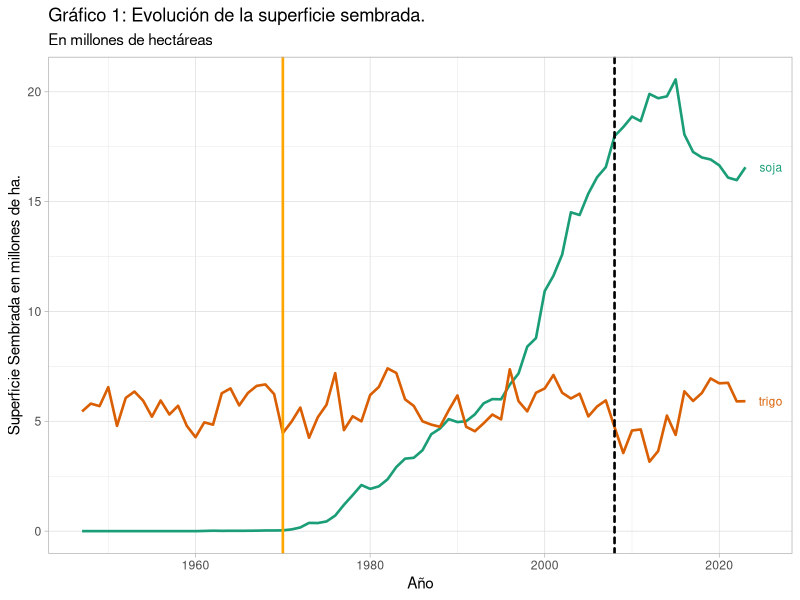
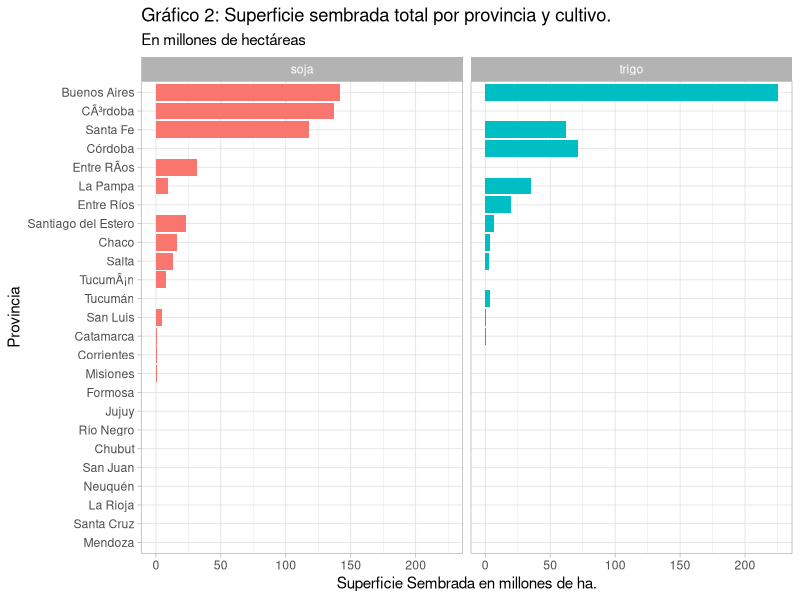

These charts were generated, in order, by the following R code:
## ---- chunk 1
#| message: false
#| warning: false
#| include: false
#| paged-print: false
library(tidyverse)
maiz_serie_1923_2023 <- read_csv("data/maiz-serie-1923-2023.csv", 
                                 col_types = cols(anio = col_integer()), 
                                 locale = locale(encoding = "latin1"))

soja_serie_1941_2023 <- read_csv("data/soja-serie-1941-2023.csv", 
                                 col_types = cols(anio = col_integer()), 
                                 locale = locale(encoding = "latin1"))

trigo_serie_1927_2024 <- read_csv("data/trigo-serie-1927-2024.csv", 
                                  col_types = cols(anio = col_integer()), 
                                  locale = locale(encoding = "latin1"))
# Filtramos 1947 / 2023 para tener todos los cultivos todos los años y poder hacer otros análisis.
datos <- bind_rows(maiz_serie_1923_2023,soja_serie_1941_2023, trigo_serie_1927_2024) |> 
  filter(anio >= 1947 & anio <= 2023)

#Parámetros para todos los ggplots.

theme_set(theme_light())
options(repr.plot.width=15, repr.plot.height=8)

# Evolución de las hectareas sembradas de cada cultivo.

## ---- chunk 2
#| label: grafico 1
#| echo: false
#| message: false
#| warning: false
#| paged-print: false

library(ggrepel)
datos |>
  group_by(anio, cultivo_nombre) |>
  summarise(superficie_sembrada_ha_total = sum(superficie_sembrada_ha)) |>
  ggplot() +
  aes(x = anio, y = superficie_sembrada_ha_total / 1000000, colour = factor(cultivo_nombre)) +
  geom_line(size = 0.9) +
  geom_vline(
    aes(xintercept = 1970, linetype = "Comienzo Siembra directa\nFuente: AAPRESID"),
    lwd = 0.9, lineend = "round", col = "orange"
  ) + # Comienza la siembra directa
  geom_vline(
    aes(xintercept = 2008, linetype = "Conflicto con\nel campo"),
    lwd = 0.9, lineend = "round",
  ) + # Comienza la siembra directa
    labs(x = 'Año', y = 'Superficie Sembrada en millones de ha.', color = "Cultivos", title = "Gráfico 1: Evolución de la superficie sembrada.", subtitle = "En millones de hectáreas") +
  scale_colour_brewer(palette = "Dark2") +
  geom_text_repel(
    data = \(d) d |>
      group_by(cultivo_nombre) |>
      filter(anio == max(anio)),
    aes(label = cultivo_nombre),
    nudge_x = 1.5, # desplaza un poco a la derecha del último punto
    direction = "y",
    hjust = 0,
    segment.color = NA, # sin líneas de unión
    size = 3
  ) + # nombre al final de las lineas
  theme(legend.position = "none")



## ---- chunk 3
#| echo: false
#| message: false
#| warning: false
#| paged-print: false

# Producción por Provincia.

datos |> 
  group_by(provincia_nombre, cultivo_nombre) |> 
  summarise(superficie_sembrada_ha = sum(superficie_sembrada_ha)) |> 
  ggplot() +
    aes(x = superficie_sembrada_ha / 1000000, 
        y = reorder(provincia_nombre, superficie_sembrada_ha),
        fill = cultivo_nombre) +
    geom_bar(stat='identity') + 
    facet_wrap(~ cultivo_nombre) +
    labs(y = 'Provincia', x = 'Superficie Sembrada en millones de ha.', color = "Cultivos", title = "Gráfico 2: Superficie sembrada total por provincia y cultivo.", subtitle = "En millones de hectáreas") +
  theme(legend.position = "none") + 
  scale_colour_brewer(palette = "Dark2") 
